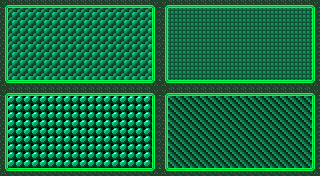

Below is a game level as drawn by its tile map, then a one-line description and the .tmx file that defines it, in full:
An orthogonal 40x22 tile map with 8x8 px tiles, 2 tile layers (Background, Player).

<map version="1.8" tiledversion="1.8.0" orientation="orthogonal" renderorder="right-down" width="40" height="22" tilewidth="8" tileheight="8" infinite="0" backgroundcolor="#125d55" nextlayerid="3" nextobjectid="1">
 <tileset firstgid="1" source="../purple.tsx" />
 <layer id="2" name="Background" width="40" height="22">
  <data encoding="csv">
135,135,135,135,135,135,135,135,135,135,135,135,135,135,135,135,135,135,135,135,136,136,136,136,136,136,136,136,136,136,136,136,136,136,136,136,136,136,136,136,
135,135,135,135,135,135,135,135,135,135,135,135,135,135,135,135,135,135,135,135,136,136,136,136,136,136,136,136,136,136,136,136,136,136,136,136,136,136,136,136,
135,135,135,135,135,135,135,135,135,135,135,135,135,135,135,135,135,135,135,135,136,136,136,136,136,136,136,136,136,136,136,136,136,136,136,136,136,136,136,136,
135,135,135,135,135,135,135,135,135,135,135,135,135,135,135,135,135,135,135,135,136,136,136,136,136,136,136,136,136,136,136,136,136,136,136,136,136,136,136,136,
135,135,135,135,135,135,135,135,135,135,135,135,135,135,135,135,135,135,135,135,136,136,136,136,136,136,136,136,136,136,136,136,136,136,136,136,136,136,136,136,
135,135,135,135,135,135,135,135,135,135,135,135,135,135,135,135,135,135,135,135,136,136,136,136,136,136,136,136,136,136,136,136,136,136,136,136,136,136,136,136,
135,135,135,135,135,135,135,135,135,135,135,135,135,135,135,135,135,135,135,135,136,136,136,136,136,136,136,136,136,136,136,136,136,136,136,136,136,136,136,136,
135,135,135,135,135,135,135,135,135,135,135,135,135,135,135,135,135,135,135,135,136,136,136,136,136,136,136,136,136,136,136,136,136,136,136,136,136,136,136,136,
135,135,135,135,135,135,135,135,135,135,135,135,135,135,135,135,135,135,135,135,136,136,136,136,136,136,136,136,136,136,136,136,136,136,136,136,136,136,136,136,
135,135,135,135,135,135,135,135,135,135,135,135,135,135,135,135,135,135,135,135,136,136,136,136,136,136,136,136,136,136,136,136,136,136,136,136,136,136,136,136,
135,135,135,135,135,135,135,135,135,135,135,135,135,135,135,135,135,135,135,135,136,136,136,136,136,136,136,136,136,136,136,136,136,136,136,136,136,136,136,136,
151,151,151,151,151,151,151,151,151,151,151,151,151,151,151,151,151,151,151,151,152,152,152,152,152,152,152,152,152,152,152,152,152,152,152,152,152,152,152,152,
151,151,151,151,151,151,151,151,151,151,151,151,151,151,151,151,151,151,151,151,152,152,152,152,152,152,152,152,152,152,152,152,152,152,152,152,152,152,152,152,
151,151,151,151,151,151,151,151,151,151,151,151,151,151,151,151,151,151,151,151,152,152,152,152,152,152,152,152,152,152,152,152,152,152,152,152,152,152,152,152,
151,151,151,151,151,151,151,151,151,151,151,151,151,151,151,151,151,151,151,151,152,152,152,152,152,152,152,152,152,152,152,152,152,152,152,152,152,152,152,152,
151,151,151,151,151,151,151,151,151,151,151,151,151,151,151,151,151,151,151,151,152,152,152,152,152,152,152,152,152,152,152,152,152,152,152,152,152,152,152,152,
151,151,151,151,151,151,151,151,151,151,151,151,151,151,151,151,151,151,151,151,152,152,152,152,152,152,152,152,152,152,152,152,152,152,152,152,152,152,152,152,
151,151,151,151,151,151,151,151,151,151,151,151,151,151,151,151,151,151,151,151,152,152,152,152,152,152,152,152,152,152,152,152,152,152,152,152,152,152,152,152,
151,151,151,151,151,151,151,151,151,151,151,151,151,151,151,151,151,151,151,151,152,152,152,152,152,152,152,152,152,152,152,152,152,152,152,152,152,152,152,152,
151,151,151,151,151,151,151,151,151,151,151,151,151,151,151,151,151,151,151,151,152,152,152,152,152,152,152,152,152,152,152,152,152,152,152,152,152,152,152,152,
151,151,151,151,151,151,151,151,151,151,151,151,151,151,151,151,151,151,151,151,152,152,152,152,152,152,152,152,152,152,152,152,152,152,152,152,152,152,152,152,
151,151,151,151,151,151,151,151,151,151,151,151,151,151,151,151,151,151,151,151,152,152,152,152,152,152,152,152,152,152,152,152,152,152,152,152,152,152,152,152
</data>
 </layer>
 <layer id="1" name="Player" width="40" height="22">
  <properties>
   <property name="player" type="bool" value="true" />
  </properties>
  <data encoding="csv">
101,98,98,98,98,98,98,98,98,98,98,98,98,98,98,98,98,98,98,102,101,98,98,98,98,98,98,98,98,98,98,98,98,98,98,98,98,98,98,102,
83,0,0,0,0,0,0,0,0,0,0,0,0,0,0,0,0,0,0,81,83,0,0,0,0,0,0,0,0,0,0,0,0,0,0,0,0,0,0,81,
83,0,0,0,0,0,0,0,0,0,0,0,0,0,0,0,0,0,0,81,83,0,0,0,0,0,0,0,0,0,0,0,0,0,0,0,0,0,0,81,
83,0,0,0,0,0,0,0,0,0,0,0,0,0,0,0,0,0,0,81,83,0,0,0,0,0,0,0,0,0,0,0,0,0,0,0,0,0,0,81,
83,0,0,0,0,0,0,0,0,0,0,0,0,0,0,0,0,0,0,81,83,0,0,0,0,0,0,0,0,0,0,0,0,0,0,0,0,0,0,81,
83,0,0,0,0,0,0,0,0,0,0,0,0,0,0,0,0,0,0,81,83,0,0,0,0,0,0,0,0,0,0,0,0,0,0,0,0,0,0,81,
83,0,0,0,0,0,0,0,0,0,0,0,0,0,0,0,0,0,0,81,83,0,0,0,0,0,0,0,0,0,0,0,0,0,0,0,0,0,0,81,
83,0,0,0,0,0,0,0,0,0,0,0,0,0,0,0,0,0,0,81,83,0,0,0,0,0,0,0,0,0,0,0,0,0,0,0,0,0,0,81,
83,0,0,0,0,0,0,0,0,0,0,0,0,0,0,0,0,0,0,81,83,0,0,0,0,0,0,0,0,0,0,0,0,0,0,0,0,0,0,81,
83,0,0,0,0,0,0,0,0,0,0,0,0,0,0,0,0,0,0,81,83,0,0,0,0,0,0,0,0,0,0,0,0,0,0,0,0,0,0,81,
117,66,66,66,66,66,66,66,66,66,66,66,66,66,66,66,66,66,66,118,117,66,66,66,66,66,66,66,66,66,66,66,66,66,66,66,66,66,66,118,
101,98,98,98,98,98,98,98,98,98,98,98,98,98,98,98,98,98,98,102,101,98,98,98,98,98,98,98,98,98,98,98,98,98,98,98,98,98,98,102,
83,0,0,0,0,0,0,0,0,0,0,0,0,0,0,0,0,0,0,81,83,0,0,0,0,0,0,0,0,0,0,0,0,0,0,0,0,0,0,81,
83,0,0,0,0,0,0,0,0,0,0,0,0,0,0,0,0,0,0,81,83,0,0,0,0,0,0,0,0,0,0,0,0,0,0,0,0,0,0,81,
83,0,0,0,0,0,0,0,0,0,0,0,0,0,0,0,0,0,0,81,83,0,0,0,0,0,0,0,0,0,0,0,0,0,0,0,0,0,0,81,
83,0,0,0,0,0,0,0,0,0,0,0,0,0,0,0,0,0,0,81,83,0,0,0,0,0,0,0,0,0,0,0,0,0,0,0,0,0,0,81,
83,0,0,0,0,0,0,0,0,0,0,0,0,0,0,0,0,0,0,81,83,0,0,0,0,0,0,0,0,0,0,0,0,0,0,0,0,0,0,81,
83,0,0,0,0,0,0,0,0,0,0,0,0,0,0,0,0,0,0,81,83,0,0,0,0,0,0,0,0,0,0,0,0,0,0,0,0,0,0,81,
83,0,0,0,0,0,0,0,0,0,0,0,0,0,0,0,0,0,0,81,83,0,0,0,0,0,0,0,0,0,0,0,0,0,0,0,0,0,0,81,
83,0,0,0,0,0,0,0,0,0,0,0,0,0,0,0,0,0,0,81,83,0,0,0,0,0,0,0,0,0,0,0,0,0,0,0,0,0,0,81,
83,0,0,0,0,0,0,0,0,0,0,0,0,0,0,0,0,0,0,81,83,0,0,0,0,0,0,0,0,0,0,0,0,0,0,0,0,0,0,81,
117,66,66,66,66,66,66,66,66,66,66,66,66,66,66,66,66,66,66,118,117,66,66,66,66,66,66,66,66,66,66,66,66,66,66,66,66,66,66,118
</data>
 </layer>
</map>
